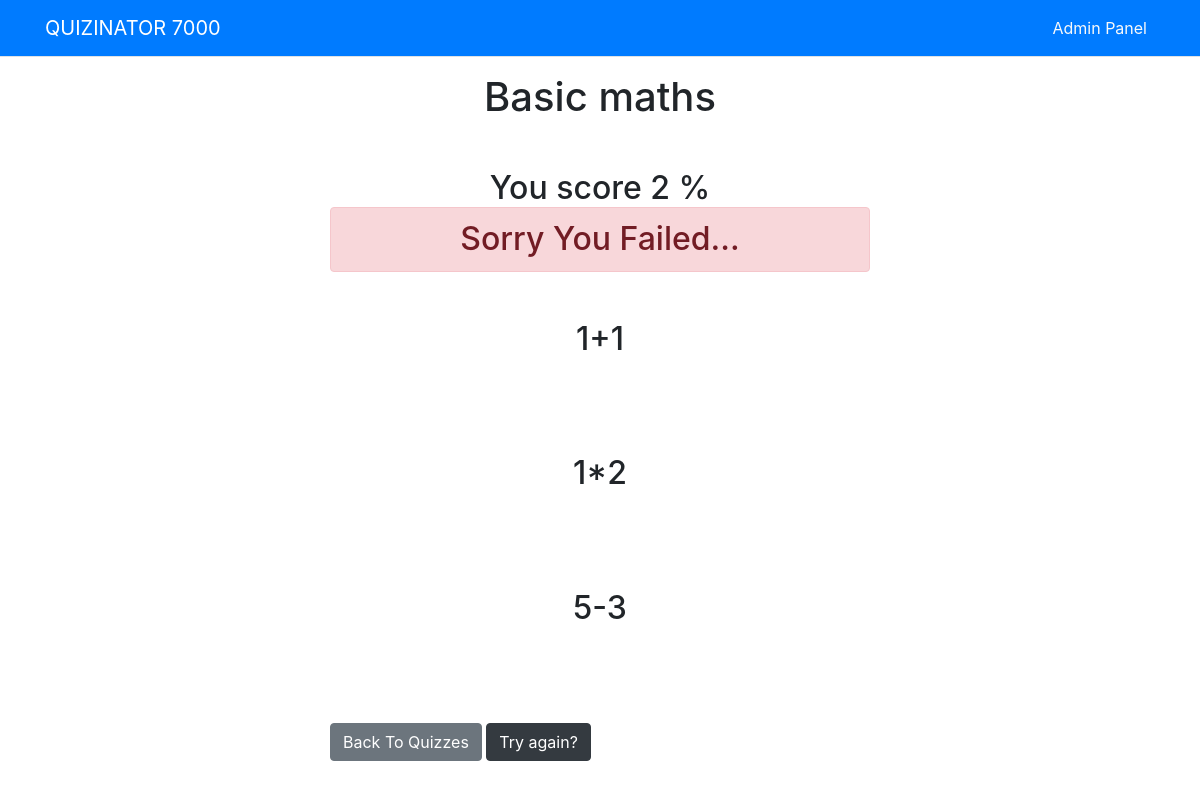
The app's page /quizzes/2/results/2/ with its own data.
### quizzes/models.py (models this page shows, shortened)
class Test(models.Model):
    test_text = models.CharField(max_length=200)
    pub_date = models.DateTimeField('date published')

class Question(models.Model):
    question_text = models.CharField(max_length=200)
    test = models.ForeignKey(Test, on_delete=models.CASCADE)
    total_votes = models.IntegerField(default=0)
    pub_date = models.DateTimeField('date published')

### quizzes/views.py (the view)
# urls.py: path('<int:test_id>/results/<int:score>/', views.results, name='results'),
def results(request, test_id ,score):
    print(score)
    test = get_object_or_404(Test, pk=test_id)
    return render(request, 'quizzes/results.html', {'test': test, 'score': score})

### templates/quizzes/results.html (shortened to what this page needs)
{% extends 'base.html' %}
{% block content %}
<h1 class="mb-5 text-center">{{ test.test_text }}</h1>
<h2 class="mb-5 text-center">
	You score {{ score }} %
	{% if score > 50 %}
		<div class="mb-5 text-center alert alert-success">Congradulations You Passed!!!</div>
	{% else %}
		<div class="mb-5 text-center alert alert-danger">Sorry You Failed...</div>
	{% endif %}
</h2>
{% for question in test.question_set.all %}
	<h2 class="mb-5 text-center">{{ question.question_text }}</h1>
{% endfor %}
<a class="btn btn-secondary" href="{% url 'quizzes:index' %}">Back To Quizzes</a>
<a class="btn btn-dark" href="{% url 'quizzes:detail' test.id %}">Try again?</a>
{% endblock %}

### records on screen
Test: test_text "Basic maths"
Question: question_text "1+1"
Question: question_text "1*2"
Question: question_text "5-3"

### other values on screen
{{ score }} "2"
